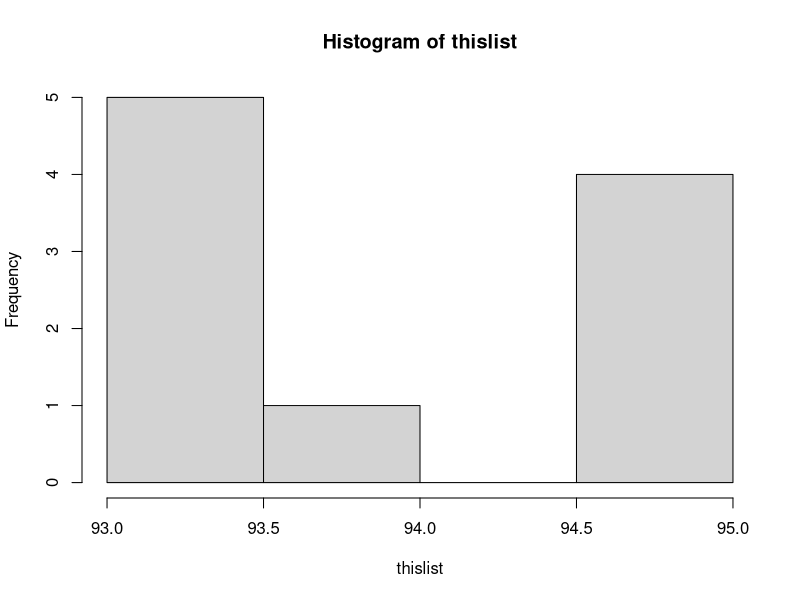

Write R code to recreate this figure.
thislist <- c(93,93,93,93,93,94,95,95,95,95)
hist(thislist)
wilcox.test(thislist-6,
alternative = "greater",
  mu = 87 # default value
)
wilcox.test(thislist-1,
alternative = "greater",
  mu = 92 # default value
)
wilcox.test(thislist-2,
alternative = "greater",
  mu = 91 # default value
)